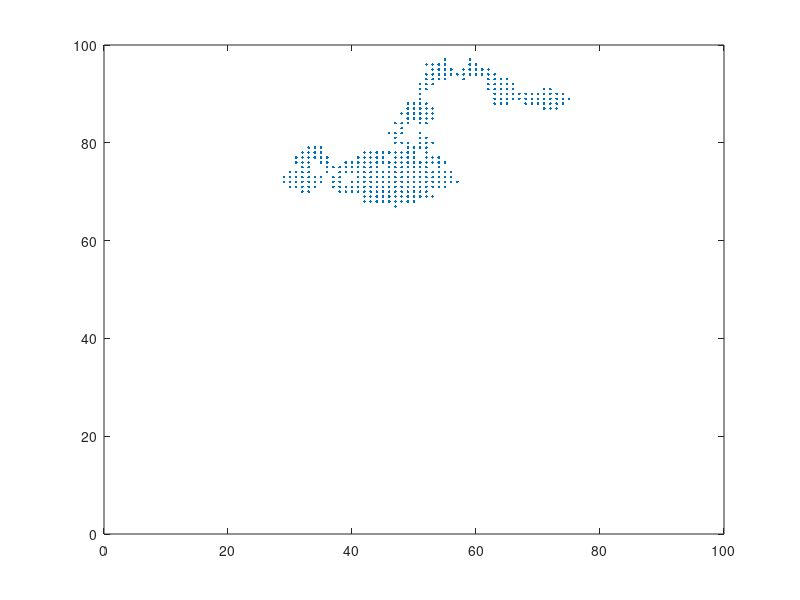

Reproduce this figure in MATLAB. (Note: this script raises an error after producing the figure.)
%%EXERCISE 1%%
%a)

%Random initial position (matrix 100x100)
p=zeros(1000,2);
p(1,:) = [randi(100);randi(100)];

%Move it and save the positions
for i=2:1000
    p(i,:) = p(i-1,:);
   if (p(i-1,1) == 1 | p(i-1,1) == 100)
       if (p(i-1,2) == 1 | p(i-1,2) == 100) %%Can only move in 2 directions
           direction = randi(2);
           p(i,direction) = p(i-1,direction)+1;
           if p(i,direction)>100
               p(i,direction) = p(i,direction)-2;
           end
       else %%Can move either way on axis 2 and to the center on axis 1 (1-> -1 in 2, 2 -> 1, 3-> 1 in 2)
           direction = randi(3);
           if direction == 1
               p(i,2) = p(i-1,2)-1;
           elseif direction == 2
               p(i,1) = p(i-1,1)+1;
               if p(i,1) > 100
                   p(i,1) = p(i,1)-2;
               end
           else p(i,2) = p(i-1,2)+1;
           end
       end
   elseif(p(i-1,2) == 1 | p(i-1,2) == 100)
       %%Can move either way on axis 1 and to the center on axis 2 (1-> -1 in 2, 2 -> 1, 3-> 1 in 2)
       direction = randi(3);
       if direction == 1
           p(i,1) = p(i-1,1)-1;
       elseif direction == 2
           p(i,2) = p(i-1,2)+1;
           if p(i,2) > 100
               p(i,2) = p(i,2)-2;
           end
       else p(i,1) = p(i-1,1)+1;
       end
   else %It can move everywhere (1-> decreases axis 1, 2->increases axis 2, 3->increases axis 1, 4-> decreases axis 2)
       direction = randi(4);
       if (direction == 1)
           p(i,1) = p(i-1,1)-1;
       elseif (direction == 2)
           p(i,2) = p(i-1,2)+1;
       elseif (direction == 3)
           p(i,1) = p(i-1,1)+1;
       else
           p(i,2) = p(i-1,2)-1;
       end
   end    
end

% Plot
figure (1);
plot(p(:,1),p(:,2), '.');
xlim([0 100]);
ylim([0 100]);

al = animatedline('Marker','.');
for i=1:1000
    addpoints(al,p(i,1),p(i,2));
    drawnow;
end

%%b)
n=40;
gamma = 0.01;
beta = 0.6;
d = 0.8;
I0 = 0.1*n; %%Initially infected
R=0;
Sus = zeros(2000);
In = zeros(2000);
Rec = zeros(2000);
In(1) = I0;
Rec(1) = R;
Sus(1) = n-In(1)-Rec(1);
max = 20;

%Place them in the starting  random positions
list=zeros(max,max); %% list that checks if there are anyone susceptible in one of the positions
p=zeros(n,3);
for i=1:n
    p(i,1) = randi(max);
    p(i,2) = randi(max);
    if(i<=I0)
        p(i,3) = 2; %%1 means susceptible, 2 is infected and 3 is recovered 
    else
        p(i,3) = 1;
        list(p(i,1),p(i,2)) = 1;
    end
end
h=1;
%Cycle until there are no more Infected people
while(I0>0)
    %Check for new infections and recoveries
    for j=1:n
        if(p(j,3) == 2)
            if (rand(1)<= beta)
              for k=1:n
                  if(p(k,1) == p(j,1) & p(k,2) == p(j,2) & p(k,3) == 1)
                      p(k,3) = 2;
                      list(p(j,1),p(j,2)) = 0;
                      I0=I0+1;
                  end
              end
            end
            if (rand(1)<= gamma)
                p(j,3) = 3;
                I0=I0-1;
                R = R+1;
            end
        end
    end
    
    list=zeros(max,max); %% list that checks if there are anyone susceptible in one of the positions
    %Move them
    for i=1:n
        if(rand(1)<= d)
            if (p(i,1) == 1 | p(i,1) == max)
               if (p(i,2) == 1 | p(i,2) == max) %%Can only move in 2 directions
                   direction = randi(2);
                   p(i,direction) = p(i,direction)+1;
                   if p(i,direction)>max
                       p(i,direction) = p(i,direction)-2;
                   end
               else %%Can move either way on axis 2 and to the center on axis 1 (1-> -1 in 2, 2 -> 1, 3-> 1 in 2)
                   direction = randi(3);
                   if direction == 1
                       p(i,2) = p(i,2)-1;
                   elseif direction == 2
                       p(i,1) = p(i,1)+1;
                       if p(i,1) > max
                           p(i,1) = p(i,1)-2;
                       end
                   else p(i,2) = p(i,2)+1;
                   end
               end
           elseif(p(i,2) == 1 | p(i,2) == max)
               %%Can move either way on axis 1 and to the center on axis 2 (1-> -1 in 2, 2 -> 1, 3-> 1 in 2)
               direction = randi(3);
               if direction == 1
                   p(i,1) = p(i,1)-1;
               elseif direction == 2
                   p(i,2) = p(i,2)+1;
                   if p(i,2) > max
                       p(i,2) = p(i,2)-2;
                   end
               else p(i,1) = p(i,1)+1;
               end
           else %It can move everywhere (1-> decreases axis 1, 2->increases axis 2, 3->increases axis 1, 4-> decreases axis 2)
               direction = randi(4);
               if (direction == 1)
                   p(i,1) = p(i,1)-1;
               elseif (direction == 2)
                   p(i,2) = p(i,2)+1;
               elseif (direction == 3)
                   p(i,1) = p(i,1)+1;
               else
                   p(i,2) = p(i,2)-1;
               end
            end
        end
        if (p(i,3) == 1)
            list(p(i,1),p(i,2)) = 1;
        end
    end
    h=h+1;
    In(h) = I0;
    Rec(h) = R;
    Sus(h) = n-In(h)-Rec(h);
    
    if(h==100)
        Inpos=zeros(I0,2);
        Recpos=zeros(R,2);
        Suspos=zeros(n-I0-R,2);
        c1=1;
        c2=1;
        c3=1;
        for i=1:n
            switch p(i,3)
                case 1
                    Suspos(c1,1) = p(i,1);
                    Suspos(c1,2) = p(i,2);
                    c1 = c1 + 1;
                case 2
                    Inpos(c2,1) = p(i,1);
                    Inpos(c2,2) = p(i,2);
                    c2 = c2 + 1;
                case 3
                    Recpos(c3,1) = p(i,1);
                    Recpos(c3,2) = p(i,2);
                    c3 = c3 + 1;
            end
        end
    end
end
In = In(1:h);
Rec = Rec(1:h);
Sus = Sus(1:h);

ti=sprintf('d = %.1f, \\beta = %.1f, \\gamma = %.2f', d, beta, gamma);

%Plot
figure(2);
subplot(1,2,1);
plot(Suspos(:,1),Suspos(:,2),'b.');
hold on;
plot(Inpos(:,1),Inpos(:,2),'r.');
hold on;
plot(Recpos(:,1),Recpos(:,2),'g.');
xlabel('x');
ylabel('y');
title('t=100');
subplot(1,2,2);
plot(In, 'r');
hold on;
plot(Rec, 'g');
hold on;
plot(Sus, 'b');
xlabel('Time Steps');
ylabel('Number of agents');
title(ti);

%%c)
n=1000;
gamma = 0.01;
beta = 0.6;
d = 0.8;
I0 = 0.1*n; %%Initially infected
R=0;
Sus = zeros(5000);
In = zeros(5000);
Rec = zeros(5000);
In(1) = I0;
Rec(1) = R;
Sus(1) = n-In(1)-Rec(1);
max = 100;

%Place them in the starting  random positions
list=zeros(max,max); %% list that checks if there are anyone susceptible in one of the positions
p=zeros(n,3);
for i=1:n
    p(i,1) = randi(max);
    p(i,2) = randi(max);
    if(i<=I0)
        p(i,3) = 2; %%1 means susceptible, 2 is infected and 3 is recovered 
    else
        p(i,3) = 1;
        list(p(i,1),p(i,2)) = 1;
    end
end
h=1;
%Cycle until there are no more Infected people
while(I0>0)
    %Check for new infections and recoveries
    for j=1:n
        if(p(j,3) == 2)
            if (rand(1)<= beta)
              for k=1:n
                  if(p(k,1) == p(j,1) & p(k,2) == p(j,2) & p(k,3) == 1)
                      p(k,3) = 2;
                      list(p(j,1),p(j,2)) = 0;
                      I0=I0+1;
                  end
              end
            end
            if (rand(1)<= gamma)
                p(j,3) = 3;
                I0=I0-1;
                R = R+1;
            end
        end
    end
    
    list=zeros(max,max); %% list that checks if there are anyone susceptible in one of the positions
    %Move them
    for i=1:n
        if(rand(1)<= d)
            if (p(i,1) == 1 | p(i,1) == max)
               if (p(i,2) == 1 | p(i,2) == max) %%Can only move in 2 directions
                   direction = randi(2);
                   p(i,direction) = p(i,direction)+1;
                   if p(i,direction)>max
                       p(i,direction) = p(i,direction)-2;
                   end
               else %%Can move either way on axis 2 and to the center on axis 1 (1-> -1 in 2, 2 -> 1, 3-> 1 in 2)
                   direction = randi(3);
                   if direction == 1
                       p(i,2) = p(i,2)-1;
                   elseif direction == 2
                       p(i,1) = p(i,1)+1;
                       if p(i,1) > max
                           p(i,1) = p(i,1)-2;
                       end
                   else p(i,2) = p(i,2)+1;
                   end
               end
           elseif(p(i,2) == 1 | p(i,2) == max)
               %%Can move either way on axis 1 and to the center on axis 2 (1-> -1 in 2, 2 -> 1, 3-> 1 in 2)
               direction = randi(3);
               if direction == 1
                   p(i,1) = p(i,1)-1;
               elseif direction == 2
                   p(i,2) = p(i,2)+1;
                   if p(i,2) > max
                       p(i,2) = p(i,2)-2;
                   end
               else p(i,1) = p(i,1)+1;
               end
           else %It can move everywhere (1-> decreases axis 1, 2->increases axis 2, 3->increases axis 1, 4-> decreases axis 2)
               direction = randi(4);
               if (direction == 1)
                   p(i,1) = p(i,1)-1;
               elseif (direction == 2)
                   p(i,2) = p(i,2)+1;
               elseif (direction == 3)
                   p(i,1) = p(i,1)+1;
               else
                   p(i,2) = p(i,2)-1;
               end
            end
        end
        if (p(i,3) == 1)
            list(p(i,1),p(i,2)) = 1;
        end
    end
    h=h+1;
    In(h) = I0;
    Rec(h) = R;
    Sus(h) = n-In(h)-Rec(h);
    if(h==100)
        Inpos=zeros(I0,2);
        Recpos=zeros(R,2);
        Suspos=zeros(n-I0-R,2);
        c1=1;
        c2=1;
        c3=1;
        for i=1:n
            switch p(i,3)
                case 1
                    Suspos(c1,1) = p(i,1);
                    Suspos(c1,2) = p(i,2);
                    c1 = c1 + 1;
                case 2
                    Inpos(c2,1) = p(i,1);
                    Inpos(c2,2) = p(i,2);
                    c2 = c2 + 1;
                case 3
                    Recpos(c3,1) = p(i,1);
                    Recpos(c3,2) = p(i,2);
                    c3 = c3 + 1;
            end
        end
    end
end
In = In(1:h);
Rec = Rec(1:h);
Sus = Sus(1:h);

ti=sprintf('d = %.1f, \\beta = %.1f, \\gamma = %.2f', d, beta, gamma);

%Plot
figure(3);
subplot(1,2,1);
plot(Suspos(:,1),Suspos(:,2),'b.');
hold on;
plot(Inpos(:,1),Inpos(:,2),'r.');
hold on;
plot(Recpos(:,1),Recpos(:,2),'g.');
xlabel('x');
ylabel('y');
title('t=100');
subplot(1,2,2);
plot(In, 'r');
hold on;
plot(Rec, 'g');
hold on;
plot(Sus, 'b');
xlabel('Time Steps');
ylabel('Number of agents');
title(ti);



%%Exercise 2
%Population wise disease-spreading: high beta and low gamma
n=1000;
gamma = 0.005;
beta = 0.8;
d = 0.8;
I0 = 0.1*n; %%Initially infected
R=0;
Sus = zeros(5000);
In = zeros(5000);
Rec = zeros(5000);
In(1) = I0;
Rec(1) = R;
Sus(1) = n-In(1)-Rec(1);
max = 100;

%Place them in the starting  random positions
list=zeros(max,max); %% list that checks if there are anyone susceptible in one of the positions
p=zeros(n,3);
for i=1:n
    p(i,1) = randi(max);
    p(i,2) = randi(max);
    if(i<=I0)
        p(i,3) = 2; %%1 means susceptible, 2 is infected and 3 is recovered 
    else
        p(i,3) = 1;
        list(p(i,1),p(i,2)) = 1;
    end
end
h=1;
%Cycle until there are no more Infected people
while(I0>0)
    %Check for new infections and recoveries
    for j=1:n
        if(p(j,3) == 2)
            if (rand(1)<= beta)
              for k=1:n
                  if(p(k,1) == p(j,1) & p(k,2) == p(j,2) & p(k,3) == 1)
                      p(k,3) = 2;
                      list(p(j,1),p(j,2)) = 0;
                      I0=I0+1;
                  end
              end
            end
            if (rand(1)<= gamma)
                p(j,3) = 3;
                I0=I0-1;
                R = R+1;
            end
        end
    end
    
    list=zeros(max,max); %% list that checks if there are anyone susceptible in one of the positions
    %Move them
    for i=1:n
        if(rand(1)<= d)
            if (p(i,1) == 1 | p(i,1) == max)
               if (p(i,2) == 1 | p(i,2) == max) %%Can only move in 2 directions
                   direction = randi(2);
                   p(i,direction) = p(i,direction)+1;
                   if p(i,direction)>max
                       p(i,direction) = p(i,direction)-2;
                   end
               else %%Can move either way on axis 2 and to the center on axis 1 (1-> -1 in 2, 2 -> 1, 3-> 1 in 2)
                   direction = randi(3);
                   if direction == 1
                       p(i,2) = p(i,2)-1;
                   elseif direction == 2
                       p(i,1) = p(i,1)+1;
                       if p(i,1) > max
                           p(i,1) = p(i,1)-2;
                       end
                   else p(i,2) = p(i,2)+1;
                   end
               end
           elseif(p(i,2) == 1 | p(i,2) == max)
               %%Can move either way on axis 1 and to the center on axis 2 (1-> -1 in 2, 2 -> 1, 3-> 1 in 2)
               direction = randi(3);
               if direction == 1
                   p(i,1) = p(i,1)-1;
               elseif direction == 2
                   p(i,2) = p(i,2)+1;
                   if p(i,2) > max
                       p(i,2) = p(i,2)-2;
                   end
               else p(i,1) = p(i,1)+1;
               end
           else %It can move everywhere (1-> decreases axis 1, 2->increases axis 2, 3->increases axis 1, 4-> decreases axis 2)
               direction = randi(4);
               if (direction == 1)
                   p(i,1) = p(i,1)-1;
               elseif (direction == 2)
                   p(i,2) = p(i,2)+1;
               elseif (direction == 3)
                   p(i,1) = p(i,1)+1;
               else
                   p(i,2) = p(i,2)-1;
               end
            end
        end
        if (p(i,3) == 1)
            list(p(i,1),p(i,2)) = 1;
        end
    end
    h=h+1;
    In(h) = I0;
    Rec(h) = R;
    Sus(h) = n-In(h)-Rec(h);
    if(h==100)
        Inpos=zeros(I0,2);
        Recpos=zeros(R,2);
        Suspos=zeros(n-I0-R,2);
        c1=1;
        c2=1;
        c3=1;
        for i=1:n
            switch p(i,3)
                case 1
                    Suspos(c1,1) = p(i,1);
                    Suspos(c1,2) = p(i,2);
                    c1 = c1 + 1;
                case 2
                    Inpos(c2,1) = p(i,1);
                    Inpos(c2,2) = p(i,2);
                    c2 = c2 + 1;
                case 3
                    Recpos(c3,1) = p(i,1);
                    Recpos(c3,2) = p(i,2);
                    c3 = c3 + 1;
            end
        end
    end
end
In = In(1:h);
Rec = Rec(1:h);
Sus = Sus(1:h);

ti=sprintf('d = %.1f, \\beta = %.1f, \\gamma = %.2f', d, beta, gamma);

%Plot
figure(4);
subplot(1,2,1);
plot(Suspos(:,1),Suspos(:,2),'b.');
hold on;
plot(Inpos(:,1),Inpos(:,2),'r.');
hold on;
plot(Recpos(:,1),Recpos(:,2),'g.');
xlabel('x');
ylabel('y');
title('t=100');
subplot(1,2,2);
plot(In, 'r');
hold on;
plot(Rec, 'g');
hold on;
plot(Sus, 'b');
xlabel('Time Steps');
ylabel('Number of agents');
title(ti);

%Limited disease spreading: low beta and high gamma
n=1000;
gamma = 0.1;
beta = 0.2;
d = 0.8;
I0 = 0.1*n; %%Initially infected
R=0;
Sus = zeros(5000);
In = zeros(5000);
Rec = zeros(5000);
In(1) = I0;
Rec(1) = R;
Sus(1) = n-In(1)-Rec(1);
max = 100;

%Place them in the starting  random positions
list=zeros(max,max); %% list that checks if there are anyone susceptible in one of the positions
p=zeros(n,3);
for i=1:n
    p(i,1) = randi(max);
    p(i,2) = randi(max);
    if(i<=I0)
        p(i,3) = 2; %%1 means susceptible, 2 is infected and 3 is recovered 
    else
        p(i,3) = 1;
        list(p(i,1),p(i,2)) = 1;
    end
end
h=1;
%Cycle until there are no more Infected people
while(I0>0)
    %Check for new infections and recoveries
    for j=1:n
        if(p(j,3) == 2)
            if (rand(1)<= beta)
              for k=1:n
                  if(p(k,1) == p(j,1) & p(k,2) == p(j,2) & p(k,3) == 1)
                      p(k,3) = 2;
                      list(p(j,1),p(j,2)) = 0;
                      I0=I0+1;
                  end
              end
            end
            if (rand(1)<= gamma)
                p(j,3) = 3;
                I0=I0-1;
                R = R+1;
            end
        end
    end
    
    list=zeros(max,max); %% list that checks if there are anyone susceptible in one of the positions
    %Move them
    for i=1:n
        if(rand(1)<= d)
            if (p(i,1) == 1 | p(i,1) == max)
               if (p(i,2) == 1 | p(i,2) == max) %%Can only move in 2 directions
                   direction = randi(2);
                   p(i,direction) = p(i,direction)+1;
                   if p(i,direction)>max
                       p(i,direction) = p(i,direction)-2;
                   end
               else %%Can move either way on axis 2 and to the center on axis 1 (1-> -1 in 2, 2 -> 1, 3-> 1 in 2)
                   direction = randi(3);
                   if direction == 1
                       p(i,2) = p(i,2)-1;
                   elseif direction == 2
                       p(i,1) = p(i,1)+1;
                       if p(i,1) > max
                           p(i,1) = p(i,1)-2;
                       end
                   else p(i,2) = p(i,2)+1;
                   end
               end
           elseif(p(i,2) == 1 | p(i,2) == max)
               %%Can move either way on axis 1 and to the center on axis 2 (1-> -1 in 2, 2 -> 1, 3-> 1 in 2)
               direction = randi(3);
               if direction == 1
                   p(i,1) = p(i,1)-1;
               elseif direction == 2
                   p(i,2) = p(i,2)+1;
                   if p(i,2) > max
                       p(i,2) = p(i,2)-2;
                   end
               else p(i,1) = p(i,1)+1;
               end
           else %It can move everywhere (1-> decreases axis 1, 2->increases axis 2, 3->increases axis 1, 4-> decreases axis 2)
               direction = randi(4);
               if (direction == 1)
                   p(i,1) = p(i,1)-1;
               elseif (direction == 2)
                   p(i,2) = p(i,2)+1;
               elseif (direction == 3)
                   p(i,1) = p(i,1)+1;
               else
                   p(i,2) = p(i,2)-1;
               end
            end
        end
        if (p(i,3) == 1)
            list(p(i,1),p(i,2)) = 1;
        end
    end
    h=h+1;
    In(h) = I0;
    Rec(h) = R;
    Sus(h) = n-In(h)-Rec(h);
    if(h==30)
        Inpos=zeros(I0,2);
        Recpos=zeros(R,2);
        Suspos=zeros(n-I0-R,2);
        c1=1;
        c2=1;
        c3=1;
        for i=1:n
            switch p(i,3)
                case 1
                    Suspos(c1,1) = p(i,1);
                    Suspos(c1,2) = p(i,2);
                    c1 = c1 + 1;
                case 2
                    Inpos(c2,1) = p(i,1);
                    Inpos(c2,2) = p(i,2);
                    c2 = c2 + 1;
                case 3
                    Recpos(c3,1) = p(i,1);
                    Recpos(c3,2) = p(i,2);
                    c3 = c3 + 1;
            end
        end
    end
end
In = In(1:h);
Rec = Rec(1:h);
Sus = Sus(1:h);

ti=sprintf('d = %.1f, \\beta = %.1f, \\gamma = %.2f', d, beta, gamma);

%Plot
figure(5);
subplot(1,2,1);
plot(Suspos(:,1),Suspos(:,2),'b.');
hold on;
plot(Inpos(:,1),Inpos(:,2),'r.');
hold on;
plot(Recpos(:,1),Recpos(:,2),'g.');
xlabel('x');
ylabel('y');
title('t=30');
subplot(1,2,2);
plot(In, 'r');
hold on;
plot(Rec, 'g');
hold on;
plot(Sus, 'b');
xlabel('Time Steps');
ylabel('Number of agents');
title(ti);

%{
%%Exercise 3
%1st run
n=1000;
b_g = 2:2:200;
beta = 0.4;
d = 0.8;
I0 = floor(0.01*n); %%Initially infected
R=0;
max = 100;
F_R_1 = zeros(100,1);
avg = 0;

for z=1:100
    for w=1:10
        %Place them in the starting  random positions
        R=0;
        I0 = floor(0.01*n);
        p=zeros(n,3);
        for i=1:n
            p(i,1) = randi(max);
            p(i,2) = randi(max);
            if(i<=I0)
                p(i,3) = 2; %%1 means susceptible, 2 is infected and 3 is recovered 
            else
                p(i,3) = 1;
                list(p(i,1),p(i,2)) = 1;
            end
        end
        h=1;
        %Cycle until there are no more Infected people
        while(I0>0)
            %Check for new infections and recoveries
            for j=1:n
                if(p(j,3) == 2)
                    if (rand(1)<= beta)
                      for k=1:n
                          if(p(k,1) == p(j,1) & p(k,2) == p(j,2) & p(k,3) == 1)
                              p(k,3) = 2;
                              list(p(j,1),p(j,2)) = 0;
                              I0=I0+1;
                          end
                      end
                    end
                    if (rand(1)<= beta/b_g(z))
                        p(j,3) = 3;
                        I0=I0-1;
                        R = R+1;
                    end
                end
            end

            %Move them
            for i=1:n
                if(rand(1)<= d)
                    if (p(i,1) == 1 | p(i,1) == max)
                       if (p(i,2) == 1 | p(i,2) == max) %%Can only move in 2 directions
                           direction = randi(2);
                           p(i,direction) = p(i,direction)+1;
                           if p(i,direction)>max
                               p(i,direction) = p(i,direction)-2;
                           end
                       else %%Can move either way on axis 2 and to the center on axis 1 (1-> -1 in 2, 2 -> 1, 3-> 1 in 2)
                           direction = randi(3);
                           if direction == 1
                               p(i,2) = p(i,2)-1;
                           elseif direction == 2
                               p(i,1) = p(i,1)+1;
                               if p(i,1) > max
                                   p(i,1) = p(i,1)-2;
                               end
                           else p(i,2) = p(i,2)+1;
                           end
                       end
                   elseif(p(i,2) == 1 | p(i,2) == max)
                       %%Can move either way on axis 1 and to the center on axis 2 (1-> -1 in 2, 2 -> 1, 3-> 1 in 2)
                       direction = randi(3);
                       if direction == 1
                           p(i,1) = p(i,1)-1;
                       elseif direction == 2
                           p(i,2) = p(i,2)+1;
                           if p(i,2) > max
                               p(i,2) = p(i,2)-2;
                           end
                       else p(i,1) = p(i,1)+1;
                       end
                   else %It can move everywhere (1-> decreases axis 1, 2->increases axis 2, 3->increases axis 1, 4-> decreases axis 2)
                       direction = randi(4);
                       if (direction == 1)
                           p(i,1) = p(i,1)-1;
                       elseif (direction == 2)
                           p(i,2) = p(i,2)+1;
                       elseif (direction == 3)
                           p(i,1) = p(i,1)+1;
                       else
                           p(i,2) = p(i,2)-1;
                       end
                    end
                end
                if (p(i,3) == 1)
                    list(p(i,1),p(i,2)) = 1;
                end
            end
            h=h+1;
        end
        avg = avg + R;
    end
    F_R_1(z) = avg/10;
    avg=0;
end

%2nd run
n=1000;
b_g = 2:2:200;
beta = 0.8;
d = 0.8;
I0 = floor(0.01*n); %%Initially infected
R=0;
max = 100;
F_R_2 = zeros(100,1);
avg = 0;

for z=1:100
    for w=1:10
        %Place them in the starting  random positions
        R=0;
        I0 = floor(0.01*n);
        p=zeros(n,3);
        for i=1:n
            p(i,1) = randi(max);
            p(i,2) = randi(max);
            if(i<=I0)
                p(i,3) = 2; %%1 means susceptible, 2 is infected and 3 is recovered 
            else
                p(i,3) = 1;
                list(p(i,1),p(i,2)) = 1;
            end
        end
        h=1;
        %Cycle until there are no more Infected people
        while(I0>0)
            %Check for new infections and recoveries
            for j=1:n
                if(p(j,3) == 2)
                    if (rand(1)<= beta)
                      for k=1:n
                          if(p(k,1) == p(j,1) & p(k,2) == p(j,2) & p(k,3) == 1)
                              p(k,3) = 2;
                              list(p(j,1),p(j,2)) = 0;
                              I0=I0+1;
                          end
                      end
                    end
                    if (rand(1)<= beta/b_g(z))
                        p(j,3) = 3;
                        I0=I0-1;
                        R = R+1;
                    end
                end
            end

            %Move them
            for i=1:n
                if(rand(1)<= d)
                    if (p(i,1) == 1 | p(i,1) == max)
                       if (p(i,2) == 1 | p(i,2) == max) %%Can only move in 2 directions
                           direction = randi(2);
                           p(i,direction) = p(i,direction)+1;
                           if p(i,direction)>max
                               p(i,direction) = p(i,direction)-2;
                           end
                       else %%Can move either way on axis 2 and to the center on axis 1 (1-> -1 in 2, 2 -> 1, 3-> 1 in 2)
                           direction = randi(3);
                           if direction == 1
                               p(i,2) = p(i,2)-1;
                           elseif direction == 2
                               p(i,1) = p(i,1)+1;
                               if p(i,1) > max
                                   p(i,1) = p(i,1)-2;
                               end
                           else p(i,2) = p(i,2)+1;
                           end
                       end
                   elseif(p(i,2) == 1 | p(i,2) == max)
                       %%Can move either way on axis 1 and to the center on axis 2 (1-> -1 in 2, 2 -> 1, 3-> 1 in 2)
                       direction = randi(3);
                       if direction == 1
                           p(i,1) = p(i,1)-1;
                       elseif direction == 2
                           p(i,2) = p(i,2)+1;
                           if p(i,2) > max
                               p(i,2) = p(i,2)-2;
                           end
                       else p(i,1) = p(i,1)+1;
                       end
                   else %It can move everywhere (1-> decreases axis 1, 2->increases axis 2, 3->increases axis 1, 4-> decreases axis 2)
                       direction = randi(4);
                       if (direction == 1)
                           p(i,1) = p(i,1)-1;
                       elseif (direction == 2)
                           p(i,2) = p(i,2)+1;
                       elseif (direction == 3)
                           p(i,1) = p(i,1)+1;
                       else
                           p(i,2) = p(i,2)-1;
                       end
                    end
                end
                if (p(i,3) == 1)
                    list(p(i,1),p(i,2)) = 1;
                end
            end
            h=h+1;
        end
        avg = avg + R;
    end
    F_R_2(z) = avg/10;
    avg=0;
end

figure(6);
plot(b_g,F_R_1./n,'r','MarkerSize',10);
hold on;
plot(b_g,F_R_2./n,'b','MarkerSize',10);
legend({'\beta = 0.4','\beta = 0.8'});
xlabel('k = \beta/\gamma');
ylabel('Ratio of recovered agents');
title('10 runs used for averaging, 100 points for each plot: d = 0.8, n=1000, 100x100, I0=10');

%}
    
    
                
